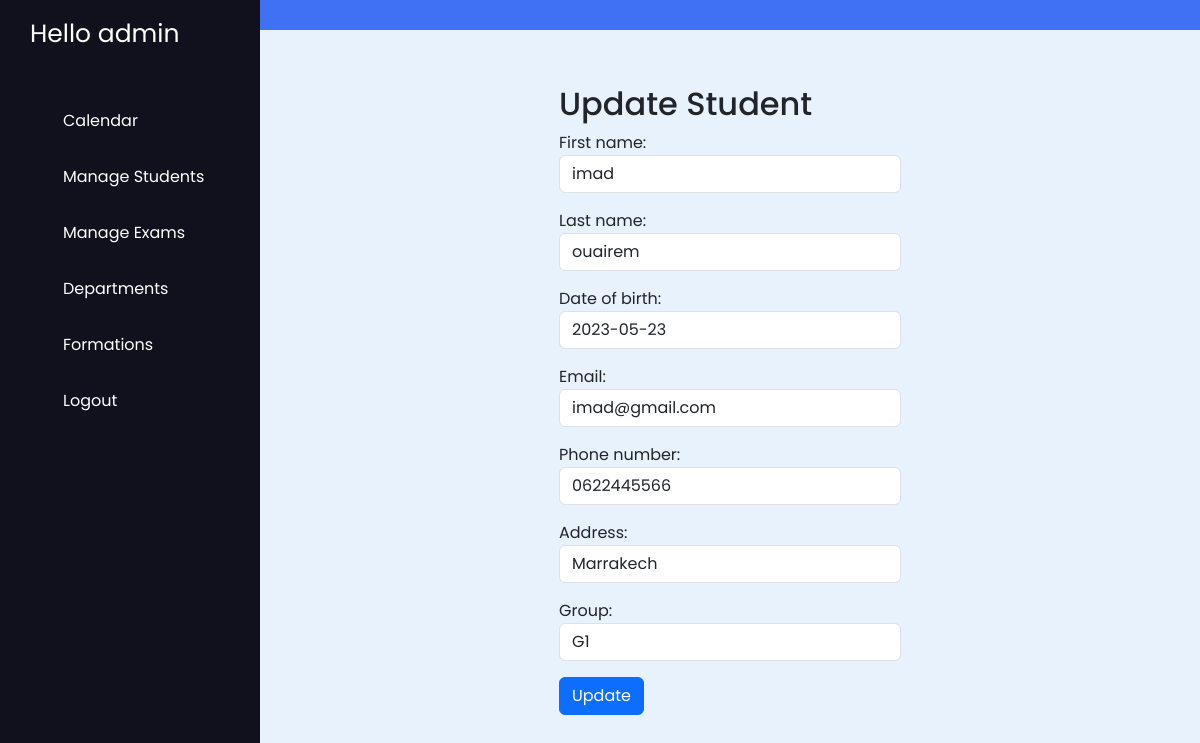
Page /update_student/1 (signed in) on the committed database.
### exam_app/models.py (models this page shows, shortened)
class Student(models.Model):
    first_name = models.CharField(max_length=100)
    last_name = models.CharField(max_length=100)
    date_of_birth = models.DateField()
    email = models.EmailField()
    phone_number = models.CharField(max_length=20)
    address = models.CharField(max_length=255)
    group = models.ForeignKey(Group, on_delete=models.CASCADE, null=True)

### exam_app/views.py (the view)
# urls.py: path('update_student/<int:id>', updateStudentView, name="update_student"),
def updateStudentView(request, id):
    student = get_object_or_404(Student, id=id)
    if request.method == "POST":
        form = UpdateStudentForm(request.POST, instance=student)
        if form.is_valid():
            form.save()
            return redirect("list_students")
    else:
        form = UpdateStudentForm(instance=student)
    return render(request, "update_student.html", {"form": form})

### exam_app/forms.py
class UpdateStudentForm(forms.ModelForm):
    class Meta:
        model = Student
        fields = ['first_name', 'last_name', 'date_of_birth', 'email', 'phone_number', 'address', 'group']
    def __init__(self, *args, **kwargs):
        super().__init__(*args, **kwargs)
        for visible in self.visible_fields():
            visible.field.widget.attrs['class'] = 'form-control mn-2'

### exam_app/models.py (called while the page is built)
    def __str__(self):
        return f"{self.name}"

### exam_app/templates/update_student.html (shortened to what this page needs)
{% extends "base.html" %}
{% block content %}
  <form method="POST" >
    <h2>Update Student</h2>
    {{ form.as_p }}
    <button class="btn btn-primary" type="submit">Update</button>
  </form>
{% endblock content %}

### exam_app/templates/base.html (shortened to what this page needs)
{% load static %}
<!DOCTYPE html>
<html lang="en">
  <head>
    <link href="https://cdn.jsdelivr.net/npm/bootstrap@5.3.0-alpha3/dist/css/bootstrap.min.css" rel="stylesheet">
    <link rel="stylesheet" href="{% static 'css/style.css' %}" />
  </head>
  <body>
    <nav class="sidebar">
      <a href="#" class="logo">Hello {{ request.user }}</a>
      <div class="menu-content">
        <ul class="menu-items">
          {% if request.user.is_superuser %}
          <li class="item">
            <a href="{% url 'index' %}">Calendar</a>
          </li>
          <li class="item">
            <div class="submenu-item">
              <span>Manage Students</span>
            </div>
          </li>
          <li class="item">
            <div class="submenu-item">
              <span>Manage Exams</span>
            </div>
          </li>
          <li class="item">
            <div class="submenu-item">
              <span>Departments</span>
            </div>
          </li>
          <li class="item">
            <div class="submenu-item">
              <span>Formations</span>
            </div>
          </li>
          {% endif %}
          {% if request.user.is_authenticated %}
          <li class="item">
            <a href="{% url 'logout' %}">Logout</a>
          </li>
          {% endif %}
        </ul>
      </div>
    </nav>
    <nav class="navbar">
    </nav>
    <main class="main">
    {% block content %}
    {% endblock content %}
    </main>
  </body>
</html>

### exam_app/static/css/style.css (style rules this page uses)
* { margin: 0; padding: 0; box-sizing: border-box; font-family: "Poppins", sans-serif; }
.sidebar { position: fixed; height: 100%; width: 260px; background: #11101d; padding: 15px; z-index: 99; }
.logo { font-size: 25px; padding: 0 15px; }
.sidebar a { color: #fff; text-decoration: none; }
.menu-content { position: relative; height: 100%; width: 100%; margin-top: 40px; overflow-y: scroll; }
.menu-items { height: 100%; width: 100%; list-style: none; transition: all 0.4s ease; }
.item a, .submenu-item { padding: 16px; display: inline-block; width: 100%; border-radius: 12px; }
.submenu-item { display: flex; justify-content: space-between; align-items: center; color: #fff; cursor: pointer; }
.navbar, .main { left: 260px; width: calc(100% - 260px); transition: all 0.5s ease; z-index: 1000; }
.navbar { position: fixed; color: #fff; padding: 15px 20px; font-size: 25px; background: #4070f4; cursor: pointer; }
.main { position: relative; display: flex; align-items: center; justify-content: center; height: 100vh; z-index: 100; background: #e7f2fd; }

### rows in the picture
Student: first_name "imad", last_name "ouairem", date_of_birth "2023-05-23", email "imad@gmail.com", phone_number "0622445566", address "Marrakech", group "G1"

### other values in the picture
{{ request.user }} "admin"
